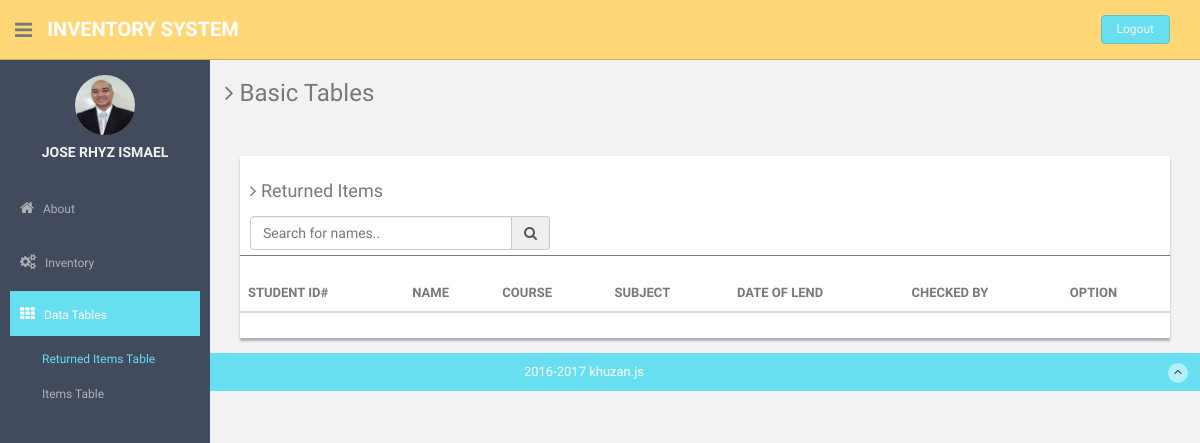
Page /basic_table.php on the earlier database version.
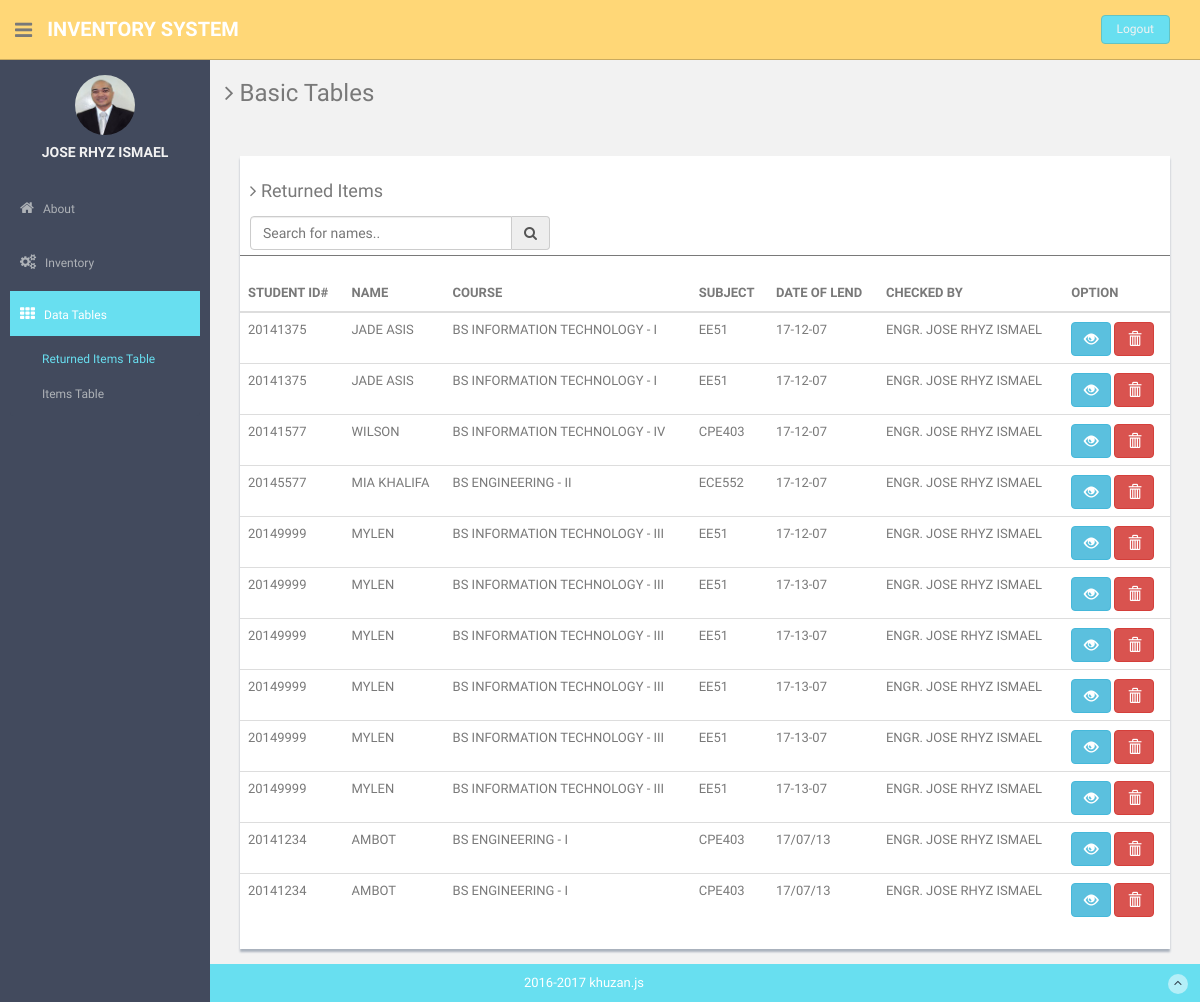
Same page on the later database version.
### tables this page shows
CREATE TABLE IF NOT EXISTS `returned_data` (
  `b_id` int(11) NOT NULL AUTO_INCREMENT,
  `borrower_id` int(11) NOT NULL,
  `items_id` int(11) NOT NULL,
  `dateoflend` varchar(50) NOT NULL,
  `dateofreturn` varchar(50) NOT NULL,
  `status` varchar(200) NOT NULL,
  `comments` varchar(500) NOT NULL,
  `received` varchar(500) NOT NULL,
  `b_qty` int(11) NOT NULL,
  PRIMARY KEY (`b_id`)
);

CREATE TABLE IF NOT EXISTS `reserved_borrowers` (
  `id` int(11) NOT NULL AUTO_INCREMENT,
  `name` varchar(50) NOT NULL,
  `course` varchar(50) NOT NULL,
  `subject` varchar(50) NOT NULL,
  PRIMARY KEY (`id`)
);

### functions/function.php (called while the page is built, shortened)
<?php
	function connect(){
		$db = new PDO("mysql:host=localhost;dbname=inventory_system","root","");
		return $db;
	}
		function getreturned(){
			$db = connect();
		$sth = $db->prepare("SELECT * FROM returned_data
            INNER JOIN reserved_borrowers ON returned_data.borrower_id = reserved_borrowers.id WHERE status = 'returned'");
		$sth->execute();
		$results = $sth->fetchAll(PDO::FETCH_OBJ);
		return $results;
		}
 ?>

### basic_table.php (the view, shortened to what the changed rows need)
<!DOCTYPE html>
<?php
include "functions/function.php";
?>
<html lang="en">
  <head>
    <link href="assets/css/bootstrap.css" rel="stylesheet">
    <link href="assets/font-awesome/css/font-awesome.css" rel="stylesheet" />
    <link href="assets/css/style.css" rel="stylesheet">
    <link href="css/mycss.css" rel="stylesheet">
    <link href="assets/css/style-responsive.css" rel="stylesheet">
  </head>
  <body>
  <section id="container" >
      <section id="main-content">
          <section class="wrapper">
				<div class="row mt">
	                  <div class="col-md-12 mt">
	                  	<div class="content-panel task-css">
	                          <table class="table table-hover" id="myTable">
	                              <thead>
                                  <tr>
                                    <th >STUDENT ID#</th>
                                    <th >NAME</th>
                                    <th >COURSE</th>
                                    <th >SUBJECT</th>
                                    <th >DATE OF LEND</th>
                                    <th >CHECKED BY</th>
                                    <th >OPTION</th>
                                  </tr>
	                              </thead>
                                <tbody>
                                <?php foreach (getreturned() as $g):?>
                                  <tr>
                                    <td ><?php echo $g->id; ?></td>
                                    <td ><?php echo $g->name; ?></td>
                                    <td ><?php echo $g->course; ?></td>
                                    <td ><?php echo $g->subject; ?></td>
                                    <td ><?php echo $g->dateoflend; ?></td>
                                    <td ><?php echo $g->received; ?></td>
                                    <td>
                                      <button title="View items" data-id ="<?php echo $g->id;?>" name="view_data" class="btn btn-info btn-md view glyphicon glyphicon-eye-open" data-toggle="modal" data-target="#myModal"></button>
                                    <a href="basic_table.php?id=<?php echo $g->id;?>
                                      &action=delete" onclick="return confirm('Are you sure?')"
                                      <button name="delete" title="Delete item" class="btn btn-danger btn-md  glyphicon glyphicon-trash"></button>
                                    </a>
                                    </td>
                                  </tr>
                                  <?php endforeach;?>
                                </tbody>
	                          </table>
	                  	  </div><! --/content-panel -->
	                  </div>
				</div>
		</section><! --/wrapper -->
      </section>
  </section>
  </body>
</html>

Differences in the rows shown:
added returned_data: reserved_borrowers.id "20141375", reserved_borrowers.name "JADE ASIS", reserved_borrowers.course "BS INFORMATION TECHNOLOGY - I", reserved_borrowers.subject "EE51", dateoflend "17-12-07", received "ENGR. JOSE RHYZ ISMAEL"
added returned_data: reserved_borrowers.id "20141375", reserved_borrowers.name "JADE ASIS", reserved_borrowers.course "BS INFORMATION TECHNOLOGY - I", reserved_borrowers.subject "EE51", dateoflend "17-12-07", received "ENGR. JOSE RHYZ ISMAEL"
added returned_data: reserved_borrowers.id "20141577", reserved_borrowers.name "WILSON", reserved_borrowers.course "BS INFORMATION TECHNOLOGY - IV", reserved_borrowers.subject "CPE403", dateoflend "17-12-07", received "ENGR. JOSE RHYZ ISMAEL"
added returned_data: reserved_borrowers.id "20145577", reserved_borrowers.name "MIA KHALIFA", reserved_borrowers.course "BS ENGINEERING - II", reserved_borrowers.subject "ECE552", dateoflend "17-12-07", received "ENGR. JOSE RHYZ ISMAEL"
added returned_data: reserved_borrowers.id "20149999", reserved_borrowers.name "MYLEN", reserved_borrowers.course "BS INFORMATION TECHNOLOGY - III", reserved_borrowers.subject "EE51", dateoflend "17-12-07", received "ENGR. JOSE RHYZ ISMAEL"
added returned_data: reserved_borrowers.id "20149999", reserved_borrowers.name "MYLEN", reserved_borrowers.course "BS INFORMATION TECHNOLOGY - III", reserved_borrowers.subject "EE51", dateoflend "17-13-07", received "ENGR. JOSE RHYZ ISMAEL"
added returned_data: reserved_borrowers.id "20149999", reserved_borrowers.name "MYLEN", reserved_borrowers.course "BS INFORMATION TECHNOLOGY - III", reserved_borrowers.subject "EE51", dateoflend "17-13-07", received "ENGR. JOSE RHYZ ISMAEL"
added returned_data: reserved_borrowers.id "20149999", reserved_borrowers.name "MYLEN", reserved_borrowers.course "BS INFORMATION TECHNOLOGY - III", reserved_borrowers.subject "EE51", dateoflend "17-13-07", received "ENGR. JOSE RHYZ ISMAEL"
added returned_data: reserved_borrowers.id "20149999", reserved_borrowers.name "MYLEN", reserved_borrowers.course "BS INFORMATION TECHNOLOGY - III", reserved_borrowers.subject "EE51", dateoflend "17-13-07", received "ENGR. JOSE RHYZ ISMAEL"
added returned_data: reserved_borrowers.id "20149999", reserved_borrowers.name "MYLEN", reserved_borrowers.course "BS INFORMATION TECHNOLOGY - III", reserved_borrowers.subject "EE51", dateoflend "17-13-07", received "ENGR. JOSE RHYZ ISMAEL"
added returned_data: reserved_borrowers.id "20141234", reserved_borrowers.name "AMBOT", reserved_borrowers.course "BS ENGINEERING - I", reserved_borrowers.subject "CPE403", dateoflend "17/07/13", received "ENGR. JOSE RHYZ ISMAEL"
added returned_data: reserved_borrowers.id "20141234", reserved_borrowers.name "AMBOT", reserved_borrowers.course "BS ENGINEERING - I", reserved_borrowers.subject "CPE403", dateoflend "17/07/13", received "ENGR. JOSE RHYZ ISMAEL"
